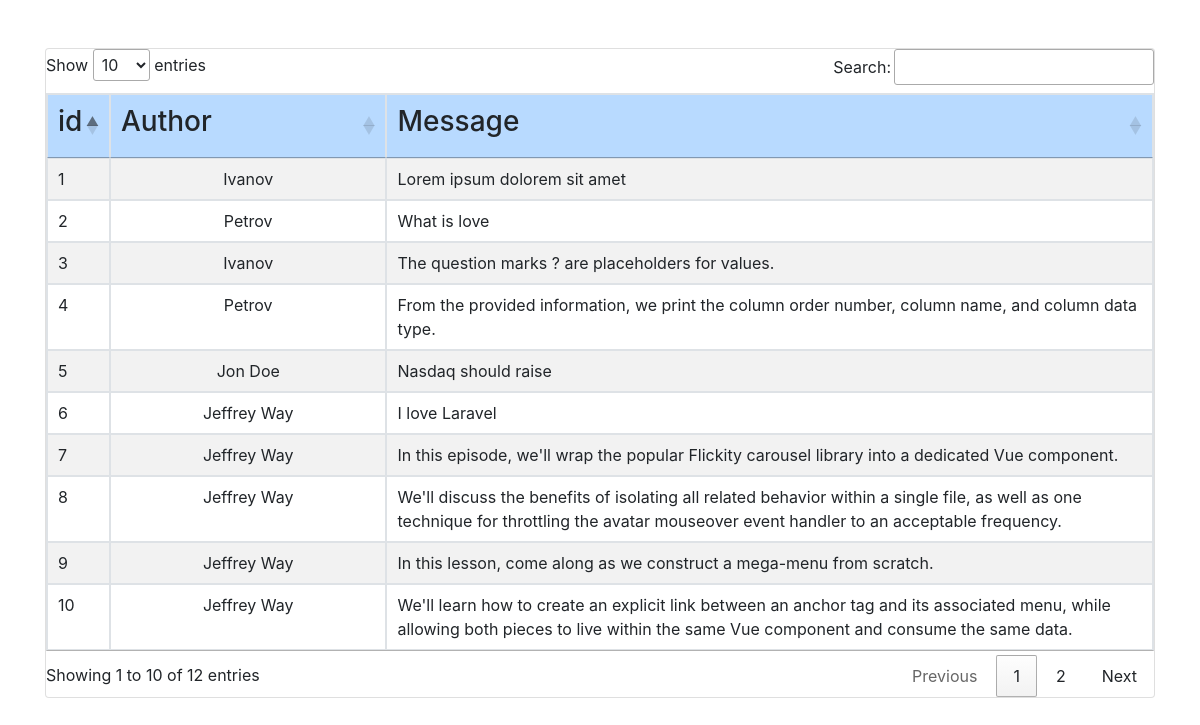
The page / on the database its author committed.
### tables this page shows
CREATE TABLE "messages" (
	"id"	INTEGER NOT NULL UNIQUE,
	"body"	TEXT NOT NULL,
	"author_id"	INTEGER NOT NULL,
	PRIMARY KEY("id" AUTOINCREMENT)
);

CREATE TABLE "users" (
	"id"	INTEGER NOT NULL UNIQUE,
	"name"	TEXT NOT NULL,
	PRIMARY KEY("id" AUTOINCREMENT)
);

### ListObjects.php (called while the page is built, shortened)
<?php
class ListObjects
{
    private static $db;
    private static $table;
    private static $otherTable;
    private static $alias;
    private static $otherAlias;
    private static $mainField;
    private static $OtherMainField;
    public function __construct()
    {
        self::$db = new SQLite3('forum.sqlite');
        self::$table = strtolower(get_class($this));
        self::$alias = self::$table[0];
        self::$otherTable = (self::$table !== 'users') ? 'users' : 'messages';
        self::$otherAlias = self::$otherTable[0];
        self::$mainField = (self::$table === 'users') ? 'name' : 'body';
        self::$OtherMainField = (self::$table !== 'users') ? 'name' : 'body';
    }
    function getList($quantity = 0){
        $query = "SELECT ".self::$alias.".id, ".self::$OtherMainField.", ".self::$mainField."  FROM ".self::$table." ".self::$alias." JOIN ".self::$otherTable." ".self::$otherAlias." on m.author_id = u.id ORDER BY ".self::$alias.".id ASC";
        if (!$quantity) {
            $stm = self::$db->prepare($query);
        } else {
            $query.= " LIMIT  ?";
            $stm = self::$db->prepare($query);
            $stm->bindValue(1, $quantity, SQLITE3_INTEGER);
        }
        $res = $stm->execute();
        $array = [];
        $index = 0;
        while ($row = $res->fetchArray(SQLITE3_NUM)) {
            foreach ($row as $column) {
                $array[$index][] = $column;
            }
            $index++;
        }
        return $array;
    }
}

### Messages.php (called while the page is built, shortened)
<?php
class Messages extends ListObjects implements FieldInterface
{
    public function getList($quantity = 0)
    {
        return parent::getList($quantity);
    }
}

### index.php (the view, shortened to what this page needs)
<?php
require('ListObjects.php');
require('Messages.php');
$messages = new Messages();
$bunchMessages = $messages->getList();
$quantity = count($bunchMessages);
?>
<!doctype html>
<html lang="en">
<head>
    <link href="//maxcdn.bootstrapcdn.com/bootstrap/4.1.3/css/bootstrap.min.css" rel="stylesheet" id="bootstrap-css">
    <link href="//cdn.datatables.net/1.10.21/css/jquery.dataTables.min.css" rel="stylesheet">
</head>
    <body>
        <div class="container">
            <div class="card w-70 my-5">
                <table id="myTable" class="table table-striped  table-bordered table-hover ">
                    <thead class="thead-dark">
                        <tr class="text-center table-primary">
                                <td><h3>id</h3></td><td class="w-25"><h3>Author</h3></td><td><h3>Message</h3></td>
                        </tr>
                    </thead>
                    <tbody>
                        <?php for ($item = 0 ; $item  < $quantity ; $item++) {
                            echo("<tr><td>" . $bunchMessages[$item][0]. "</td><td  class='text-center'>" . $bunchMessages[$item][1] . "</td><td>" . $bunchMessages[$item][2] . "</td></tr>");
                        } ?>
                    </tbody>
                </table>
            </div>
        </div>
    </body>
</html>

### rows shown on the page
messages: id "1", author.name "Ivanov", body "Lorem ipsum dolorem sit amet"
messages: id "2", author.name "Petrov", body "What is love"
messages: id "3", author.name "Ivanov", body "The question marks ? are placeholders for values."
messages: id "4", author.name "Petrov", body "From the provided information, we print the column order number, column name, and column data type."
messages: id "5", author.name "Jon Doe", body "Nasdaq should raise"
messages: id "6", author.name "Jeffrey Way", body "I love Laravel"
messages: id "7", author.name "Jeffrey Way", body "In this episode, we'll wrap the popular Flickity carousel library into a dedicated Vue component."
messages: id "8", author.name "Jeffrey Way", body "We'll discuss the benefits of isolating all related behavior within a single file, as well as one technique for throttling the avatar mouseover event handler to an acceptable frequency."
messages: id "9", author.name "Jeffrey Way", body "In this lesson, come along as we construct a mega-menu from scratch."
messages: id "10", author.name "Jeffrey Way", body "We'll learn how to create an explicit link between an anchor tag and its associated menu, while allowing both pieces to live within the same Vue component and consume the same data."
